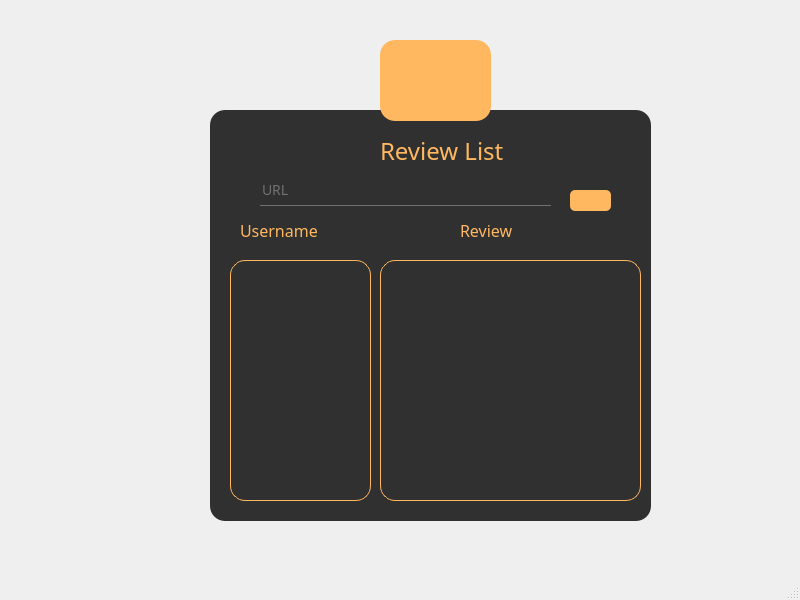
<?xml version="1.0" encoding="UTF-8"?>
<ui version="4.0">
 <class>ReviewListWindow</class>
 <widget class="QMainWindow" name="ReviewListWindow">
  <property name="geometry">
   <rect>
    <x>0</x>
    <y>0</y>
    <width>800</width>
    <height>600</height>
   </rect>
  </property>
  <property name="windowTitle">
   <string>MainWindow</string>
  </property>
  <property name="styleSheet">
   <string notr="true">*{
	font-family:century gothic;
	font-size:24px;
}
QFrame
{
	background:rgba(0,0,0,0.8);
	border-radius:15px
	
}
#ReviewListWindow{
	border-image: url(:/pref0/InterfaceChoisie.jpeg);
}
QToolButton
{
	background:#ffb860;
	border-radius:15px;
}

QLabel
{
	color:#ffb860;
	background:transparent;
}
QPushButton
{
	color:#333;
	border-radius:15px;
	background:#ffb860;
}
QPushButton:hover
{
	color:#333;
	border-radius:15px;
	background:white;
}
QLineEdit
{
background:transparent;
border:none;
color:#717072;
border-bottom:1px solid #717072;
font-size:14px;
}
QListView{
	
show-decoration-selected: 1;
border-bottom:1px solid #ffb860;
border-left: 1px solid #ffb860;
border-right:1px solid #ffb860;
border-top:1px solid #ffb860;
background-color:#ffb860;
background: transparent;
}</string>
  </property>
  <widget class="QWidget" name="centralwidget">
   <widget class="QFrame" name="frame">
    <property name="geometry">
     <rect>
      <x>210</x>
      <y>110</y>
      <width>441</width>
      <height>411</height>
     </rect>
    </property>
    <property name="frameShape">
     <enum>QFrame::StyledPanel</enum>
    </property>
    <property name="frameShadow">
     <enum>QFrame::Raised</enum>
    </property>
    <widget class="QLabel" name="label">
     <property name="geometry">
      <rect>
       <x>170</x>
       <y>20</y>
       <width>201</width>
       <height>41</height>
      </rect>
     </property>
     <property name="text">
      <string>Review List</string>
     </property>
    </widget>
    <widget class="QLineEdit" name="lineEdit">
     <property name="enabled">
      <bool>true</bool>
     </property>
     <property name="geometry">
      <rect>
       <x>50</x>
       <y>65</y>
       <width>291</width>
       <height>31</height>
      </rect>
     </property>
     <property name="font">
      <font>
       <family>century gothic</family>
       <pointsize>-1</pointsize>
      </font>
     </property>
     <property name="text">
      <string>URL</string>
     </property>
    </widget>
    <widget class="QToolButton" name="toolButton_2">
     <property name="geometry">
      <rect>
       <x>360</x>
       <y>80</y>
       <width>41</width>
       <height>21</height>
      </rect>
     </property>
     <property name="styleSheet">
      <string notr="true">QToolButton
{
	background:#ffb860;
	border-radius:5px;
}</string>
     </property>
     <property name="text">
      <string/>
     </property>
     <property name="icon">
      <iconset resource="images1.qrc">
       <normaloff>:/pref1/images/SearchIcon.jpeg</normaloff>:/pref1/images/SearchIcon.jpeg</iconset>
     </property>
    </widget>
    <widget class="QListView" name="listView">
     <property name="geometry">
      <rect>
       <x>170</x>
       <y>150</y>
       <width>261</width>
       <height>241</height>
      </rect>
     </property>
    </widget>
    <widget class="QListView" name="listView_2">
     <property name="geometry">
      <rect>
       <x>20</x>
       <y>150</y>
       <width>141</width>
       <height>241</height>
      </rect>
     </property>
    </widget>
    <widget class="QLabel" name="label_2">
     <property name="geometry">
      <rect>
       <x>30</x>
       <y>100</y>
       <width>131</width>
       <height>41</height>
      </rect>
     </property>
     <property name="text">
      <string>&lt;html&gt;&lt;head/&gt;&lt;body&gt;&lt;p&gt;&lt;span style=&quot; font-size:12pt;&quot;&gt;Username&lt;/span&gt;&lt;/p&gt;&lt;/body&gt;&lt;/html&gt;</string>
     </property>
    </widget>
    <widget class="QLabel" name="label_3">
     <property name="geometry">
      <rect>
       <x>250</x>
       <y>100</y>
       <width>131</width>
       <height>41</height>
      </rect>
     </property>
     <property name="text">
      <string>&lt;html&gt;&lt;head/&gt;&lt;body&gt;&lt;p&gt;&lt;span style=&quot; font-size:12pt;&quot;&gt;Review&lt;/span&gt;&lt;/p&gt;&lt;/body&gt;&lt;/html&gt;</string>
     </property>
    </widget>
   </widget>
   <widget class="QToolButton" name="toolButton">
    <property name="geometry">
     <rect>
      <x>380</x>
      <y>40</y>
      <width>111</width>
      <height>81</height>
     </rect>
    </property>
    <property name="text">
     <string/>
    </property>
    <property name="icon">
     <iconset resource="images1.qrc">
      <normaloff>:/pref1/images/ReviewIcon.jpeg</normaloff>:/pref1/images/ReviewIcon.jpeg</iconset>
    </property>
    <property name="iconSize">
     <size>
      <width>70</width>
      <height>70</height>
     </size>
    </property>
   </widget>
  </widget>
  <widget class="QStatusBar" name="statusbar"/>
 </widget>
 <resources>
  <include location="images1.qrc"/>
 </resources>
 <connections/>
</ui>
